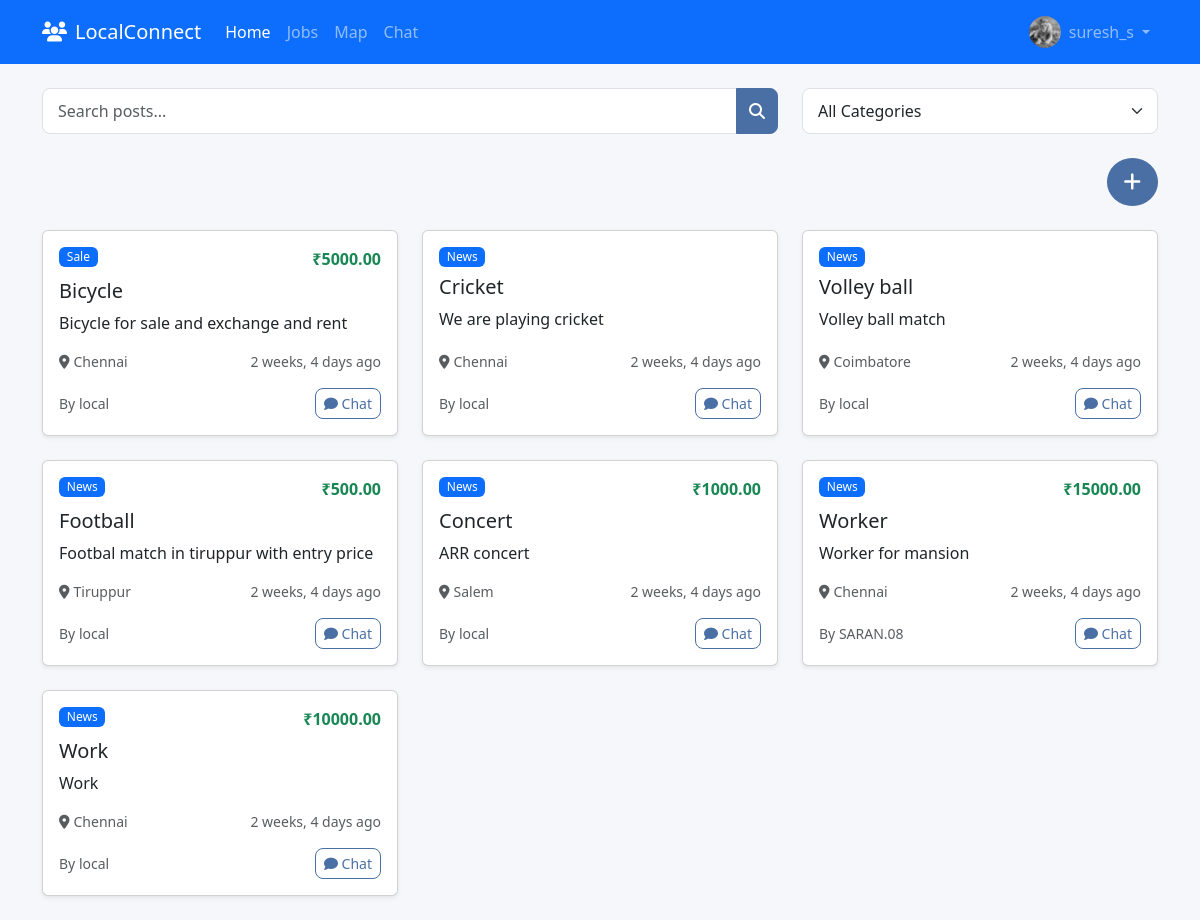
/home/ (signed in), run on the app's committed database.
### localconnect/models.py (models this page shows, shortened)
class Profile(models.Model):
    user = models.OneToOneField(User, on_delete=models.CASCADE)
    location = models.CharField(max_length=100, blank=True)
    profile_image = models.ImageField(upload_to='profile_images/', blank=True, null=True)
    join_date = models.DateField(auto_now_add=True, null=True)

class Post(models.Model):
    CATEGORY_CHOICES = [
        ('sale', 'For Sale'),
        ('exchange', 'Exchange'),
        ('news', 'News'),
        ('meeting', 'Meeting'),
        ('help', 'Help Wanted'),
    ]
    title = models.CharField(max_length=255)
    category = models.CharField(max_length=50, choices=CATEGORY_CHOICES)
    description = models.TextField()
    price = models.DecimalField(max_digits=10, decimal_places=2, null=True, blank=True)
    location = models.CharField(max_length=255)
    image = models.ImageField(upload_to='post_images/', null=True, blank=True)
    timestamp = models.DateTimeField(auto_now_add=True)
    user = models.ForeignKey(User, on_delete=models.CASCADE, related_name='posts_created')
    posted_by = models.ForeignKey(User, on_delete=models.CASCADE, related_name='posts', null=True, blank=True)

### localconnect/views.py (the view)
# urls.py: 2. Add a URL to urlpatterns:  path('', views.home, name='home')
@login_required
def home(request):
    posts = Post.objects.all()
    query = request.GET.get('q')
    if query:
        posts = posts.filter(title__icontains=query)  # or use description__icontains=query
    selected_category = request.GET.get('category')
    if selected_category:
        posts = posts.filter(category=selected_category)
    context = {
        'posts': posts,
        'selected_category': selected_category,
    }
    return render(request, 'home.html', context)

### localconnect/context_processors.py (called while the page is built)
def user_profile(request):
    if request.user.is_authenticated:
        try:
            profile = Profile.objects.get(user=request.user)
        except Profile.DoesNotExist:
            profile = None
        return {'profile': profile}
    return {}

### localconnect/templates/home.html (shortened to what this page needs)
{% load static %}
<!DOCTYPE html>
<html lang="en">
<head>
    <link href="https://cdn.jsdelivr.net/npm/bootstrap@5.3.0/dist/css/bootstrap.min.css" rel="stylesheet">
    <link rel="stylesheet" href="https://cdnjs.cloudflare.com/ajax/libs/font-awesome/6.4.0/css/all.min.css">
    <link rel="stylesheet" href="{% static 'css/style.css' %}">
</head>
<body>
    <nav class="navbar navbar-expand-lg navbar-dark bg-primary sticky-top">
        <div class="container">
            <a class="navbar-brand" href="{% url 'home' %}">
                <i class="fas fa-users me-2"></i>LocalConnect
            </a>
            <div class="collapse navbar-collapse" id="navbarNav">
                <ul class="navbar-nav me-auto">
                    <li class="nav-item">
                        <a class="nav-link active {% if request.path == '/' %}{% endif %}" href="{% url 'home' %}">Home</a>
                    </li>
                    <li class="nav-item">
                        <a class="nav-link {% if request.path == '/jobs/' %}{% endif %}" href="{% url 'job-list' %}">Jobs</a>
                    </li>
                    <li class="nav-item">
                        <a class="nav-link" href="{% url 'map-view' %}">Map</a>
                    </li>
                    <li class="nav-item">
                        <a class="nav-link {% if request.path == '/chat/' %}active{% endif %}" href="{% url 'chat-list' %}">Chat</a>
                    </li>
                </ul>
                <div class="navbar-nav">
                    <div class="nav-item dropdown">
                        <a class="nav-link dropdown-toggle d-flex align-items-center" href="#" role="button" data-bs-toggle="dropdown">
                            {% if profile.profile_image %}
                                <img src="{{ profile.profile_image.url }}" class="navbar-profile-image rounded-circle me-2" alt="Profile">
                            {% else %}
                                <img src="https://ui-avatars.com/api/?name={{ request.user.username }}" class="navbar-profile-image rounded-circle me-2" alt="Profile">
                            {% endif %}
                            <span>{{ request.user.username }}</span>
                        </a>
                    </div>
                </div>
            </div>
        </div>
    </nav>
    <div class="container mt-4">
        <form method="get" class="row mb-4">
            <div class="col-md-8">
                <div class="input-group">
                    <input type="text" name="q" value="{{ request.GET.q }}" class="form-control"
                        placeholder="Search posts...">
                    <button class="btn btn-primary" type="submit">
                        <i class="fas fa-search"></i>
                    </button>
                </div>
            </div>
            <div class="col-md-4">
                <select class="form-select" name="category" onchange="this.form.submit()">
                    <option value="">All Categories</option>
                </select>
            </div>
        </form>
        <div class="d-flex justify-content-end mb-4">
            <a href="{% url 'create_post' %}" class="btn btn-primary rounded-circle btn-lg" title="Create New Post">
                <i class="fas fa-plus"></i>
            </a>
        </div>
        <div class="row">
            {% for post in posts %}
            <div class="col-md-6 col-lg-4 mb-4">
                <div class="card h-100 shadow-sm">
                    <div class="card-body d-flex flex-column">
                        <div class="d-flex justify-content-between align-items-start mb-2">
                            <span class="badge bg-primary">{{ post.category|title }}</span>
                            {% if post.price %}
                                <span class="fw-bold text-success">₹{{ post.price }}</span>
                            {% endif %}
                        </div>
                        <h5 class="card-title">{{ post.title }}</h5>
                        <p class="card-text flex-grow-1">{{ post.description }}</p>
                        <div class="mt-auto">
                            <div class="d-flex justify-content-between align-items-center">
                                <small class="text-muted">
                                    <i class="fas fa-map-marker-alt me-1"></i>{{ post.location }}
                                </small>
                                <small class="text-muted">{{ post.timestamp|timesince }} ago</small>
                            </div>
                            <div class="d-flex justify-content-between align-items-center mt-3">
                                <small class="text-muted">By {{ post.user.username }}</small>
                                <div class="btn-group">
                                    <a href="{% url 'chat' username=post.user.username %}" class="btn btn-sm btn-outline-primary">
                                        <i class="fas fa-comment"></i> Chat
                                    </a>
                                </div>
                            </div>
                        </div>
                    </div>
                </div>
            </div>
            {% empty %}
            <p class="text-center">No posts found.</p>
            {% endfor %}
        </div>
    </div>
</body>
</html>

### localconnect/templates/style.css (style rules this page uses)
:root { --primary-color: #4a6fa5; --secondary-color: #6b8cbc; --accent-color: #ff7e5f; --light-color: #f8f9fa; --dark-color: #343a40; --success-color: #28a745; --warning-color: #ffc107; --danger-color: #dc3545; }
body { font-family: 'Segoe UI', Tahoma, Geneva, Verdana, sans-serif; background-color: #f5f7fa; color: #333; transition: all 0.3s ease; }
.navbar .dropdown-toggle::after { margin-left: 0.5em; }
.btn { border-radius: 8px; font-weight: 500; transition: all 0.3s ease; }
.btn-primary { background-color: var(--primary-color); border-color: var(--primary-color); }
.btn-outline-primary { color: var(--primary-color); border-color: var(--primary-color); }
.form-control, .form-select { border-radius: 8px; border: 1px solid #dee2e6; padding: 10px 15px; transition: all 0.3s ease; }
.badge { font-weight: 500; border-radius: 6px; }

### localconnect/templates/home.html (style rules this page uses)
.navbar-profile-image { width: 32px; height: 32px; object-fit: cover; }

### data on the page
Profile: profile_image (picture)
Post: category "Sale", price "5000.00", title "Bicycle", description "Bicycle for sale and exchange and rent", location "Chennai", timestamp "2 weeks, 4 days", user.username "local"
Post: category "News", title "Cricket", description "We are playing cricket", location "Chennai", timestamp "2 weeks, 4 days", user.username "local"
Post: category "News", title "Volley ball", description "Volley ball match", location "Coimbatore", timestamp "2 weeks, 4 days", user.username "local"
Post: category "News", price "500.00", title "Football", description "Footbal match in tiruppur with entry price", location "Tiruppur", timestamp "2 weeks, 4 days", user.username "local"
Post: category "News", price "1000.00", title "Concert", description "ARR concert", location "Salem", timestamp "2 weeks, 4 days", user.username "local"
Post: category "News", price "15000.00", title "Worker", description "Worker for mansion", location "Chennai", timestamp "2 weeks, 4 days", user.username "SARAN.08"
Post: category "News", price "10000.00", title "Work", description "Work", location "Chennai", timestamp "2 weeks, 4 days", user.username "local"

### other printed values
{{ request.user.username }} "suresh_s"
